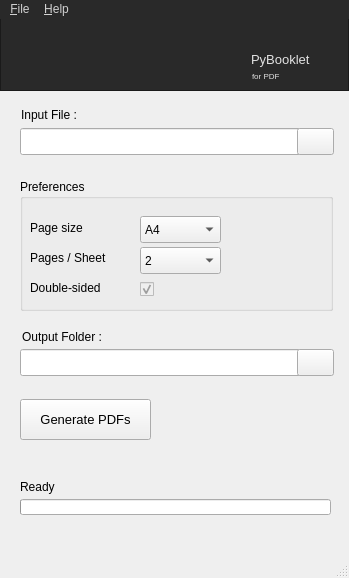
<?xml version="1.0" encoding="UTF-8"?>
<ui version="4.0">
 <class>MainWindow</class>
 <widget class="QMainWindow" name="MainWindow">
  <property name="windowModality">
   <enum>Qt::ApplicationModal</enum>
  </property>
  <property name="enabled">
   <bool>true</bool>
  </property>
  <property name="geometry">
   <rect>
    <x>0</x>
    <y>0</y>
    <width>349</width>
    <height>578</height>
   </rect>
  </property>
  <property name="sizePolicy">
   <sizepolicy hsizetype="Fixed" vsizetype="Fixed">
    <horstretch>0</horstretch>
    <verstretch>0</verstretch>
   </sizepolicy>
  </property>
  <property name="maximumSize">
   <size>
    <width>349</width>
    <height>593</height>
   </size>
  </property>
  <property name="windowTitle">
   <string>PyBooklet</string>
  </property>
  <property name="windowIcon">
   <iconset resource="form.qrc">
    <normaloff>:/resources/images/PyBooklet.png</normaloff>:/resources/images/PyBooklet.png</iconset>
  </property>
  <property name="dockNestingEnabled">
   <bool>true</bool>
  </property>
  <property name="unifiedTitleAndToolBarOnMac">
   <bool>true</bool>
  </property>
  <widget class="QWidget" name="centralwidget">
   <property name="minimumSize">
    <size>
     <width>349</width>
     <height>531</height>
    </size>
   </property>
   <property name="maximumSize">
    <size>
     <width>349</width>
     <height>531</height>
    </size>
   </property>
   <widget class="QPushButton" name="generate">
    <property name="enabled">
     <bool>true</bool>
    </property>
    <property name="geometry">
     <rect>
      <x>20</x>
      <y>380</y>
      <width>131</width>
      <height>41</height>
     </rect>
    </property>
    <property name="font">
     <font>
      <pointsize>10</pointsize>
      <weight>50</weight>
      <bold>false</bold>
     </font>
    </property>
    <property name="text">
     <string>Generate PDFs</string>
    </property>
    <property name="default">
     <bool>false</bool>
    </property>
   </widget>
   <widget class="QGroupBox" name="groupBox">
    <property name="geometry">
     <rect>
      <x>20</x>
      <y>160</y>
      <width>313</width>
      <height>132</height>
     </rect>
    </property>
    <property name="title">
     <string>Preferences</string>
    </property>
    <widget class="QComboBox" name="page_size">
     <property name="geometry">
      <rect>
       <x>120</x>
       <y>37</y>
       <width>81</width>
       <height>27</height>
      </rect>
     </property>
     <property name="font">
      <font>
       <pointsize>9</pointsize>
      </font>
     </property>
     <item>
      <property name="text">
       <string>A4</string>
      </property>
     </item>
     <item>
      <property name="text">
       <string>Letter</string>
      </property>
     </item>
    </widget>
    <widget class="QLabel" name="label">
     <property name="geometry">
      <rect>
       <x>10</x>
       <y>40</y>
       <width>61</width>
       <height>18</height>
      </rect>
     </property>
     <property name="font">
      <font>
       <pointsize>9</pointsize>
      </font>
     </property>
     <property name="text">
      <string>Page size</string>
     </property>
     <property name="buddy">
      <cstring>page_size</cstring>
     </property>
    </widget>
    <widget class="QComboBox" name="pps">
     <property name="geometry">
      <rect>
       <x>120</x>
       <y>68</y>
       <width>81</width>
       <height>27</height>
      </rect>
     </property>
     <property name="font">
      <font>
       <pointsize>9</pointsize>
      </font>
     </property>
     <item>
      <property name="text">
       <string>2</string>
      </property>
     </item>
    </widget>
    <widget class="QLabel" name="label_2">
     <property name="geometry">
      <rect>
       <x>10</x>
       <y>70</y>
       <width>107</width>
       <height>18</height>
      </rect>
     </property>
     <property name="font">
      <font>
       <pointsize>9</pointsize>
      </font>
     </property>
     <property name="text">
      <string>Pages / Sheet</string>
     </property>
     <property name="buddy">
      <cstring>pps</cstring>
     </property>
    </widget>
    <widget class="QCheckBox" name="checkBox">
     <property name="enabled">
      <bool>false</bool>
     </property>
     <property name="geometry">
      <rect>
       <x>120</x>
       <y>100</y>
       <width>81</width>
       <height>20</height>
      </rect>
     </property>
     <property name="font">
      <font>
       <pointsize>9</pointsize>
       <kerning>false</kerning>
      </font>
     </property>
     <property name="text">
      <string/>
     </property>
     <property name="checkable">
      <bool>true</bool>
     </property>
     <property name="checked">
      <bool>true</bool>
     </property>
    </widget>
    <widget class="QLabel" name="label_6">
     <property name="geometry">
      <rect>
       <x>10</x>
       <y>100</y>
       <width>107</width>
       <height>18</height>
      </rect>
     </property>
     <property name="font">
      <font>
       <pointsize>9</pointsize>
      </font>
     </property>
     <property name="text">
      <string>Double-sided</string>
     </property>
     <property name="buddy">
      <cstring>checkBox</cstring>
     </property>
    </widget>
   </widget>
   <widget class="QProgressBar" name="progressBar">
    <property name="geometry">
     <rect>
      <x>20</x>
      <y>480</y>
      <width>311</width>
      <height>16</height>
     </rect>
    </property>
    <property name="autoFillBackground">
     <bool>true</bool>
    </property>
    <property name="value">
     <number>0</number>
    </property>
    <property name="textVisible">
     <bool>false</bool>
    </property>
   </widget>
   <widget class="QLineEdit" name="selected_file">
    <property name="geometry">
     <rect>
      <x>20</x>
      <y>109</y>
      <width>282</width>
      <height>27</height>
     </rect>
    </property>
    <property name="font">
     <font>
      <pointsize>10</pointsize>
     </font>
    </property>
    <property name="text">
     <string/>
    </property>
   </widget>
   <widget class="QPushButton" name="select_file">
    <property name="geometry">
     <rect>
      <x>297</x>
      <y>109</y>
      <width>37</width>
      <height>27</height>
     </rect>
    </property>
    <property name="font">
     <font>
      <pointsize>9</pointsize>
     </font>
    </property>
    <property name="toolTip">
     <string comment="select the PDF file" extracomment="select the PDF file">&lt;!DOCTYPE HTML PUBLIC &quot;-//W3C//DTD HTML 4.0//EN&quot; &quot;http://www.w3.org/TR/REC-html40/strict.dtd&quot;&gt;
&lt;html&gt;&lt;head&gt;&lt;meta name=&quot;qrichtext&quot; content=&quot;1&quot; /&gt;&lt;style type=&quot;text/css&quot;&gt;
p, li { white-space: pre-wrap; }
&lt;/style&gt;&lt;/head&gt;&lt;body style=&quot; font-family:'MS Shell Dlg 2'; font-size:9pt; font-weight:400; font-style:normal;&quot;&gt;
&lt;p style=&quot; margin-top:0px; margin-bottom:0px; margin-left:0px; margin-right:0px; -qt-block-indent:0; text-indent:0px;&quot;&gt;select the PDF file&lt;/p&gt;&lt;/body&gt;&lt;/html&gt;</string>
    </property>
    <property name="statusTip">
     <string comment="select the PDF file" extracomment="select the PDF file"/>
    </property>
    <property name="whatsThis">
     <string comment="select the PDF file" extracomment="select the PDF file"/>
    </property>
    <property name="accessibleName">
     <string comment="select the PDF file" extracomment="select the PDF file"/>
    </property>
    <property name="styleSheet">
     <string notr="true"/>
    </property>
    <property name="text">
     <string/>
    </property>
    <property name="icon">
     <iconset resource="form.qrc">
      <normaloff>:/resources/images/dir.png</normaloff>:/resources/images/dir.png</iconset>
    </property>
    <property name="iconSize">
     <size>
      <width>20</width>
      <height>20</height>
     </size>
    </property>
    <property name="checkable">
     <bool>false</bool>
    </property>
    <property name="default">
     <bool>false</bool>
    </property>
    <property name="flat">
     <bool>false</bool>
    </property>
   </widget>
   <widget class="QLabel" name="label_3">
    <property name="geometry">
     <rect>
      <x>21</x>
      <y>86</y>
      <width>107</width>
      <height>20</height>
     </rect>
    </property>
    <property name="font">
     <font>
      <pointsize>9</pointsize>
     </font>
    </property>
    <property name="text">
     <string>Input File :</string>
    </property>
   </widget>
   <widget class="QLabel" name="progressBar_label">
    <property name="geometry">
     <rect>
      <x>20</x>
      <y>460</y>
      <width>309</width>
      <height>16</height>
     </rect>
    </property>
    <property name="text">
     <string>Ready</string>
    </property>
   </widget>
   <widget class="QLabel" name="label_4">
    <property name="geometry">
     <rect>
      <x>22</x>
      <y>309</y>
      <width>121</width>
      <height>18</height>
     </rect>
    </property>
    <property name="font">
     <font>
      <pointsize>9</pointsize>
     </font>
    </property>
    <property name="text">
     <string>Output Folder :</string>
    </property>
   </widget>
   <widget class="QLineEdit" name="selected_directory">
    <property name="geometry">
     <rect>
      <x>20</x>
      <y>330</y>
      <width>285</width>
      <height>27</height>
     </rect>
    </property>
    <property name="font">
     <font>
      <pointsize>10</pointsize>
     </font>
    </property>
   </widget>
   <widget class="QPushButton" name="select_directory">
    <property name="geometry">
     <rect>
      <x>297</x>
      <y>330</y>
      <width>37</width>
      <height>27</height>
     </rect>
    </property>
    <property name="sizePolicy">
     <sizepolicy hsizetype="Fixed" vsizetype="Fixed">
      <horstretch>0</horstretch>
      <verstretch>0</verstretch>
     </sizepolicy>
    </property>
    <property name="font">
     <font>
      <pointsize>9</pointsize>
     </font>
    </property>
    <property name="toolTip">
     <string>&lt;!DOCTYPE HTML PUBLIC &quot;-//W3C//DTD HTML 4.0//EN&quot; &quot;http://www.w3.org/TR/REC-html40/strict.dtd&quot;&gt;
&lt;html&gt;&lt;head&gt;&lt;meta name=&quot;qrichtext&quot; content=&quot;1&quot; /&gt;&lt;style type=&quot;text/css&quot;&gt;
p, li { white-space: pre-wrap; }
&lt;/style&gt;&lt;/head&gt;&lt;body style=&quot; font-family:'MS Shell Dlg 2'; font-size:9pt; font-weight:400; font-style:normal;&quot;&gt;
&lt;p style=&quot; margin-top:0px; margin-bottom:0px; margin-left:0px; margin-right:0px; -qt-block-indent:0; text-indent:0px;&quot;&gt;select the output folder&lt;/p&gt;&lt;/body&gt;&lt;/html&gt;</string>
    </property>
    <property name="text">
     <string/>
    </property>
    <property name="icon">
     <iconset resource="form.qrc">
      <normaloff>:/resources/images/dir.png</normaloff>:/resources/images/dir.png</iconset>
    </property>
    <property name="iconSize">
     <size>
      <width>31</width>
      <height>27</height>
     </size>
    </property>
    <property name="default">
     <bool>false</bool>
    </property>
    <property name="flat">
     <bool>false</bool>
    </property>
   </widget>
   <widget class="QFrame" name="frame_2">
    <property name="geometry">
     <rect>
      <x>0</x>
      <y>-1</y>
      <width>349</width>
      <height>73</height>
     </rect>
    </property>
    <property name="sizePolicy">
     <sizepolicy hsizetype="Expanding" vsizetype="Expanding">
      <horstretch>0</horstretch>
      <verstretch>0</verstretch>
     </sizepolicy>
    </property>
    <property name="styleSheet">
     <string notr="true">background-color: rgb(33, 33, 33,245);
border-color: rgba(255, 255, 255, 0);</string>
    </property>
    <property name="frameShape">
     <enum>QFrame::StyledPanel</enum>
    </property>
    <property name="frameShadow">
     <enum>QFrame::Raised</enum>
    </property>
    <widget class="QLabel" name="label_7">
     <property name="geometry">
      <rect>
       <x>251</x>
       <y>31</y>
       <width>92</width>
       <height>21</height>
      </rect>
     </property>
     <property name="font">
      <font>
       <pointsize>10</pointsize>
      </font>
     </property>
     <property name="styleSheet">
      <string notr="true">color: rgb(255, 255, 255,220);
background-color: rgba(255, 255, 255, 0);</string>
     </property>
     <property name="text">
      <string>PyBooklet</string>
     </property>
    </widget>
    <widget class="QLabel" name="label_8">
     <property name="geometry">
      <rect>
       <x>252</x>
       <y>48</y>
       <width>81</width>
       <height>20</height>
      </rect>
     </property>
     <property name="font">
      <font>
       <pointsize>6</pointsize>
      </font>
     </property>
     <property name="styleSheet">
      <string notr="true">color: rgb(255, 255, 255,220);
background-color: rgba(255, 255, 255, 0);</string>
     </property>
     <property name="text">
      <string>for PDF</string>
     </property>
    </widget>
    <widget class="QFrame" name="frame_3">
     <property name="geometry">
      <rect>
       <x>250</x>
       <y>1</y>
       <width>38</width>
       <height>29</height>
      </rect>
     </property>
     <property name="styleSheet">
      <string notr="true">background-image: url(:/resources/images/PyBookleticon.png);
background-color: rgba(255, 255, 255, 0);</string>
     </property>
     <property name="frameShape">
      <enum>QFrame::NoFrame</enum>
     </property>
     <property name="frameShadow">
      <enum>QFrame::Plain</enum>
     </property>
     <property name="lineWidth">
      <number>0</number>
     </property>
    </widget>
    <zorder>label_8</zorder>
    <zorder>label_7</zorder>
    <zorder>frame_3</zorder>
   </widget>
   <zorder>frame_2</zorder>
   <zorder>generate</zorder>
   <zorder>groupBox</zorder>
   <zorder>progressBar</zorder>
   <zorder>selected_file</zorder>
   <zorder>select_file</zorder>
   <zorder>label_3</zorder>
   <zorder>progressBar_label</zorder>
   <zorder>label_4</zorder>
   <zorder>selected_directory</zorder>
   <zorder>select_directory</zorder>
  </widget>
  <widget class="QMenuBar" name="menubar">
   <property name="geometry">
    <rect>
     <x>0</x>
     <y>0</y>
     <width>349</width>
     <height>26</height>
    </rect>
   </property>
   <property name="styleSheet">
    <string notr="true">background-color: rgb(33, 33, 33,245);
gridline-color: rgba(255, 255, 255, 0);
selection-background-color: rgb(85, 170, 255);
color: rgb(255, 255, 255,200);
border-color: rgba(255, 255, 255, 0);
border-width:0px</string>
   </property>
   <widget class="QMenu" name="menuFile">
    <property name="title">
     <string>&amp;File</string>
    </property>
    <addaction name="actionExit"/>
   </widget>
   <widget class="QMenu" name="menuHelp">
    <property name="title">
     <string>&amp;Help</string>
    </property>
    <addaction name="actionBooklet_Help"/>
    <addaction name="actionCheck_For_Updates"/>
    <addaction name="separator"/>
    <addaction name="actionDonate"/>
    <addaction name="separator"/>
    <addaction name="actionAbout"/>
   </widget>
   <addaction name="menuFile"/>
   <addaction name="menuHelp"/>
  </widget>
  <widget class="QStatusBar" name="statusbar">
   <property name="sizeGripEnabled">
    <bool>true</bool>
   </property>
  </widget>
  <action name="actionBooklet_Help">
   <property name="enabled">
    <bool>false</bool>
   </property>
   <property name="text">
    <string>Booklet Help</string>
   </property>
  </action>
  <action name="actionAbout">
   <property name="text">
    <string>About</string>
   </property>
  </action>
  <action name="actionExit">
   <property name="text">
    <string>Exit</string>
   </property>
  </action>
  <action name="actionCheck_For_Updates">
   <property name="text">
    <string>Check For Updates</string>
   </property>
  </action>
  <action name="actionDonate">
   <property name="text">
    <string>Donate</string>
   </property>
  </action>
 </widget>
 <tabstops>
  <tabstop>selected_file</tabstop>
  <tabstop>select_file</tabstop>
  <tabstop>page_size</tabstop>
  <tabstop>pps</tabstop>
  <tabstop>checkBox</tabstop>
  <tabstop>selected_directory</tabstop>
  <tabstop>select_directory</tabstop>
  <tabstop>generate</tabstop>
 </tabstops>
 <resources>
  <include location="form.qrc"/>
 </resources>
 <connections>
  <connection>
   <sender>actionExit</sender>
   <signal>activated()</signal>
   <receiver>MainWindow</receiver>
   <slot>close()</slot>
   <hints>
    <hint type="sourcelabel">
     <x>-1</x>
     <y>-1</y>
    </hint>
    <hint type="destinationlabel">
     <x>170</x>
     <y>280</y>
    </hint>
   </hints>
  </connection>
 </connections>
 <designerdata>
  <property name="gridDeltaX">
   <number>10</number>
  </property>
  <property name="gridDeltaY">
   <number>10</number>
  </property>
  <property name="gridSnapX">
   <bool>false</bool>
  </property>
  <property name="gridSnapY">
   <bool>false</bool>
  </property>
  <property name="gridVisible">
   <bool>true</bool>
  </property>
 </designerdata>
 <slots>
  <signal>signal1()</signal>
  <slot>slot1()</slot>
 </slots>
</ui>
